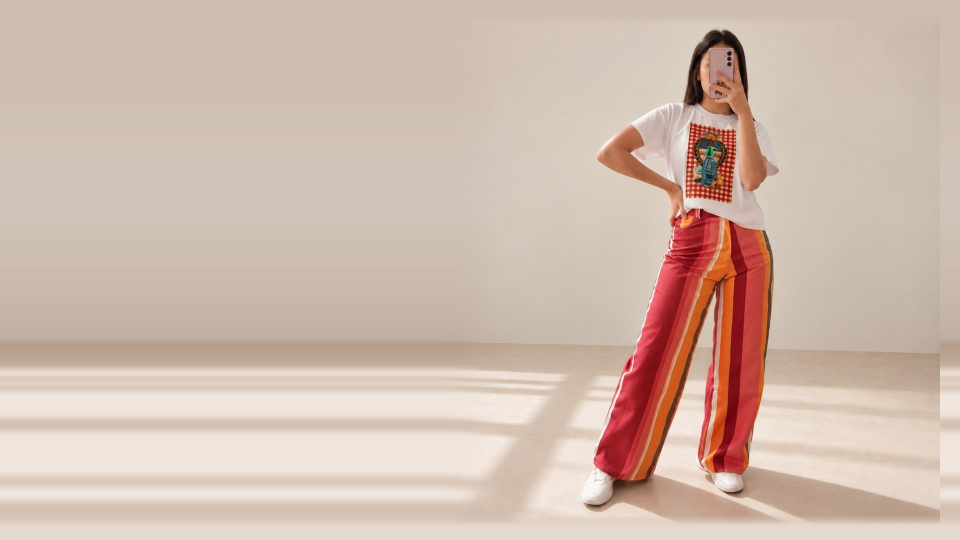
#> input picture assets/hero-sunset-desktop.jpg, 1920 x 1080 px, found by its file name (shown at 1/2 size)
$ python check_seam.py
#> lines starting #> are read from the running program, lines starting #| are printed output that depends on the picture
from PIL import Image

im = Image.open("assets/hero-sunset-desktop.jpg")
#> im is the input picture: PIL image 1920x1080 RGB; mean R, G, B 208.2, 186.4, 173.1
# Let's inspect the pixels around x=700-800
print("Image size:", im.size)
#| Image size: (1920, 1080)
# At x=845, there is a sharp vertical split where the image on the left has shadow lines and on the right has smooth wall
crop_seam = im.crop((700, 400, 950, 700))
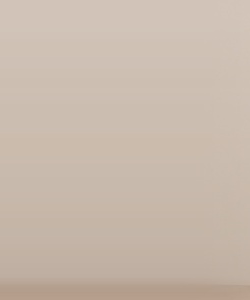
#> crop_seam: PIL image 250x300 RGB; mean R, G, B 200.4, 185.3, 172
crop_seam.save("scratch/seam_preview.png")
print("Saved seam preview")
